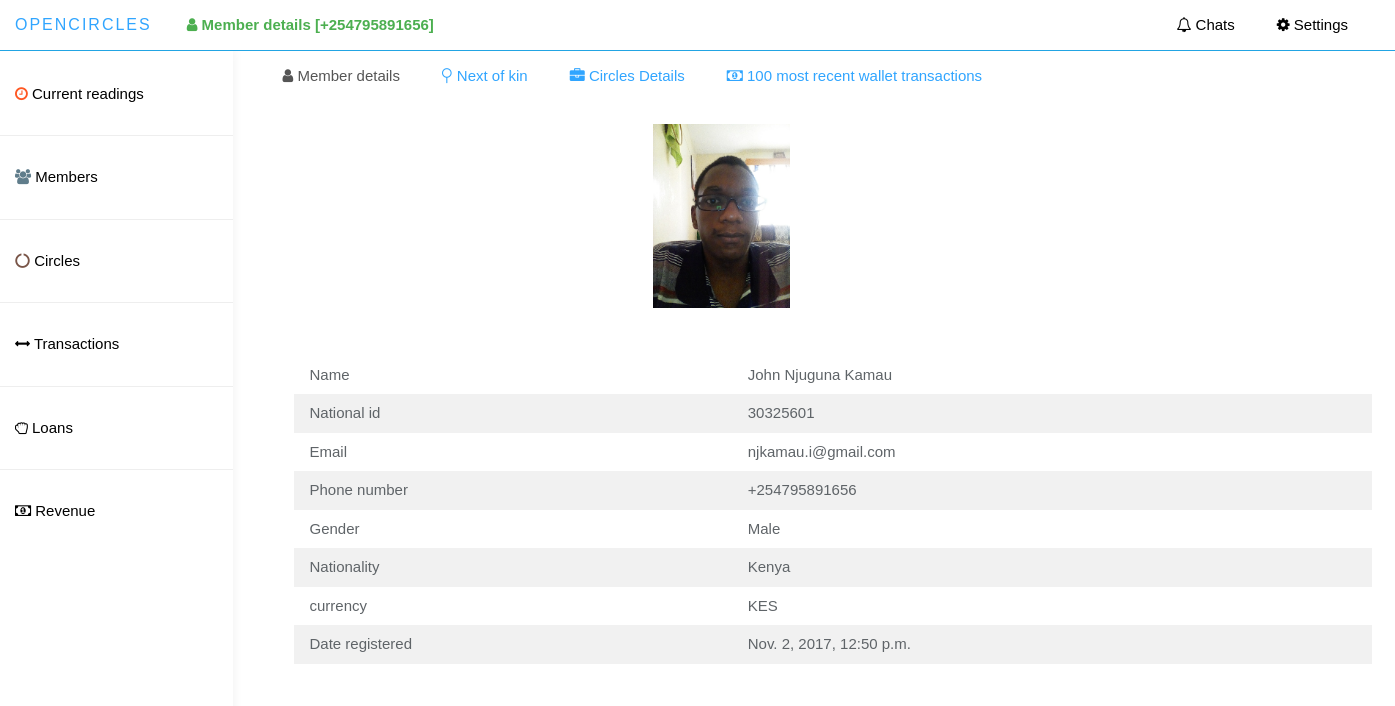
/app_admin/view_member_details/1/, run on an earlier commit of the app's database.
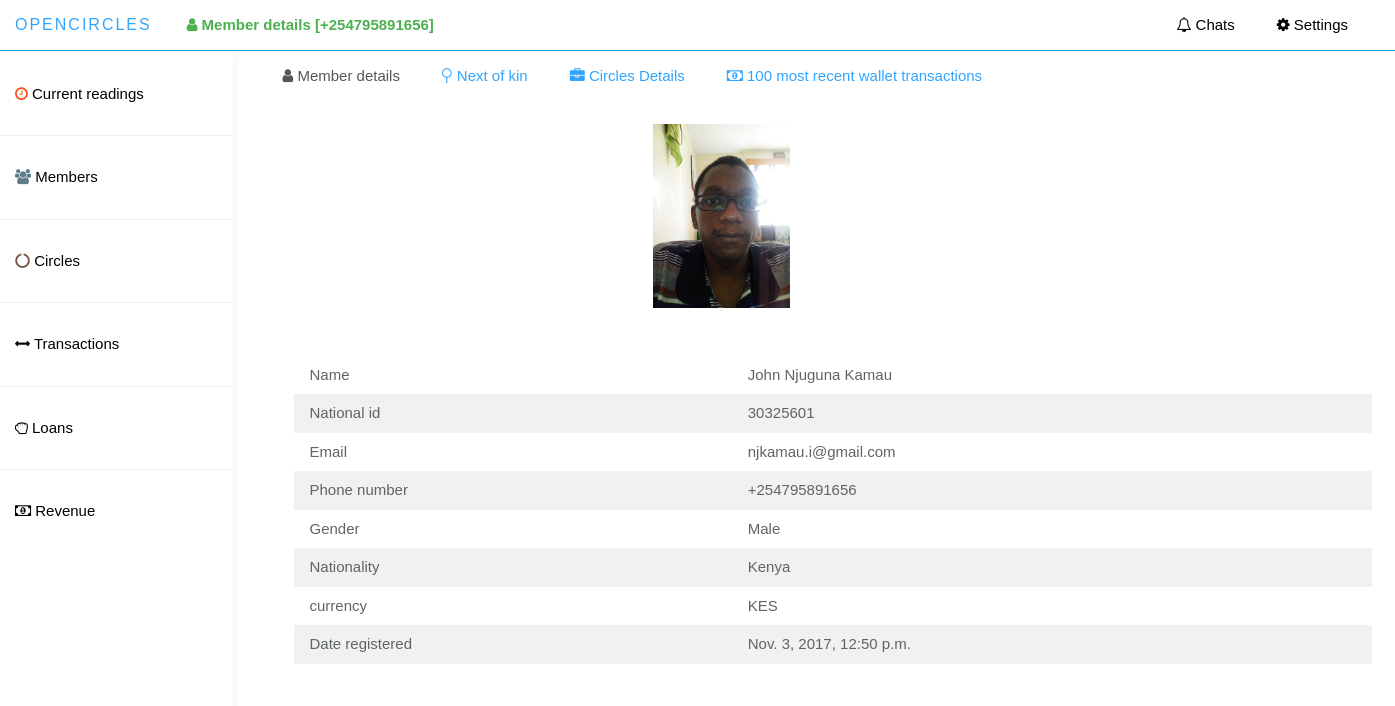
And on a later commit of the database.
### member/models.py (models this page shows)
class Member(models.Model):
    user = models.OneToOneField(User,on_delete=models.CASCADE)
    national_id = models.CharField(max_length=20, blank=False, unique=True)
    phone_number = models.CharField(max_length=20, blank=False, unique=True)
    other_name = models.CharField(max_length=20,default="")
    gender = models.CharField(max_length=6, choices=GENDER_CHOICES)
    nationality = models.CharField(max_length=20, blank=True)
    country = models.CharField(max_length=20)
    date_of_birth = models.DateField(null=True)
    passport_image = models.ImageField(upload_to="MEMBER_PROFILE_PICS",null=True,blank=True)
    registered_device = models.TextField(max_length=1000, blank=True)
    currency = models.CharField(max_length=10,default="KES")
    occupation = models.CharField(max_length=100, blank=True)
    time_registered = models.DateTimeField(auto_now_add=True)
    is_validated = models.BooleanField(default = False)
    device_token = models.CharField(max_length=300,default='')
    imei_number = models.CharField(max_length=50,unique=True)
    class Meta:
        db_table = 'Member'

### app_admin/views.py (the view)
# urls.py: url(r'^view_member_details/(?P<member_id>[0-9]+)/$', views.view_member_details, name='view_member_details'),
def view_member_details(request, member_id):
    request.session['member_id'] = member_id
    member = members_utils.MemberUtils.get_member_from_id(member_id)
    context = {
        'member': member,
        'next_of_kin': members_utils.MemberUtils.get_next_of_kin(member),
        'circles': cirles_utils.CircleUtils.get_circles_by_member(member),
        'transactions': transactions_utils.TransactionUtils.get_wallet_transaction_by_member(member)[:100]
    }
    return render(request, 'app_admin/member_details.html', context)

### app_admin/cirles_utils.py (called while the page is built)
    @staticmethod
    def get_circles_by_member(member):
        if not CircleMember.objects.filter(member=member).exists():
            return None
        else:
            circles = [obj.circle for obj in CircleMember.objects.filter(member=member)]
            return circles

### app_admin/members_utils.py (called while the page is built)
    @staticmethod
    def get_member_from_id(id):
        if not Member.objects.filter(id=id).exists():
            return None
        return Member.objects.get(id=id)

    @staticmethod
    def get_next_of_kin(member):
        if Beneficiary.objects.filter(member=member).exists():
            return Beneficiary.objects.get(member_id=member.id)
        else:
            return None

### app_admin/transactions_utils.py (called while the page is built)
    @staticmethod
    def get_wallet_transaction_by_member(member):
        try:
            wallet = Wallet.objects.get(member=member)
            trx_obj = Transactions.objects.filter(wallet=wallet).order_by('-transaction_time')
            return trx_obj
        except Exception as exp:
            return None

### app_admin/templates/app_admin/member_details.html (shortened to what this page needs)
{% extends 'app_admin/base_dashboard.html' %}
{% load static %}
{% load humanize %}
{% block current_page %}
    <i class="fa fa-user"></i> Member details [{{member.phone_number }}]
{% endblock %}
{% block main_container %}
     <div class="col-sm-9 col-sm-offset-3 col-lg-10 col-lg-offset-2 main">
        <div class="container">
        <ul class="nav nav-tabs">
          <li class="active">
            <a data-toggle="tab" href="#member-details">
              <i class="fa fa-user"></i> Member details
            </a>
          </li>
          <li>
            <a data-toggle="tab" href="#next-of-kin">
                <i class="fa fa-neuter"></i> Next of kin
            </a>
          </li>
          <li>
            <a data-toggle="tab" href="#circles-details">
                <i class="fa fa-briefcase"></i> Circles Details
            </a>
          </li>
          <li>
            <a data-toggle="tab" href="#wallet-transactions">
              <i class="fa fa-money"></i> 100 most recent wallet transactions
            </a>
          </li>
       </ul>
        <div class="tab-content">
            <div id="member-details" class="tab-pane fade in active">
                <div class="w3-container">
                    <div class="w3-row">
                        <div class="w3-col l4 m4 s4">
                        </div>
                        <div class="w3-col l4 m4 s4">
                        <img src="{{member.passport_image.url}}"
                                 alt="member image"
                                 class="w3-padding-8 w3-center"
                                 style="height: 200px;"/>
                        </div>
                    </div>
                    <br>
                    <br>
                    <table class="w3-table w3-striped">
                <tr>
                    <td>Name</td>
                    <td>{{ member.user.first_name }} {{ member.user.last_name }} {{ member.other_name }}</td>
                </tr>
                <tr>
                    <td>National id</td>
                    <td>{{ member.national_id }}</td>
                </tr>
                <tr>
                    <td>Email</td>
                    <td>{{ member.user.email }}</td>
                </tr>
                <tr>
                    <td>Phone number</td>
                    <td>{{ member.phone_number }}</td>
                </tr>
                <tr>
                    <td>Gender</td>
                    <td>{{ member.gender}}</td>
                </tr>
                <tr>
                    <td>Nationality</td>
                    <td>{{ member.country }}</td>
                </tr>
                <tr>
                    <td>currency</td>
                    <td>{{ member.currency }}</td>
                </tr>
                <tr>
                    <td>Date registered</td>
                    <td>{{ member.time_registered }}</td>
                </tr>
            </table>
                </div>
            </div>
       </div>
     </div>
     </div>
{% endblock %}

What changed in the data, as far as the page shows it:
changed Member "Kamau": time_registered "Nov. 2, 2017, 12:50 p.m." → "Nov. 3, 2017, 12:50 p.m."
